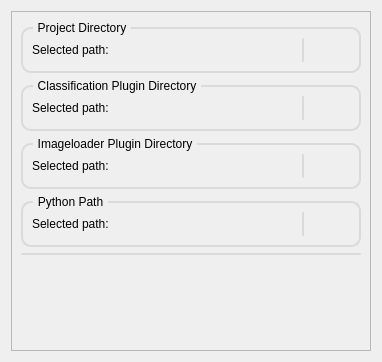
<?xml version="1.0" encoding="UTF-8"?>
<ui version="4.0">
 <class>ConfigurationDialog</class>
 <widget class="QDialog" name="ConfigurationDialog">
  <property name="windowModality">
   <enum>Qt::WindowModal</enum>
  </property>
  <property name="geometry">
   <rect>
    <x>0</x>
    <y>0</y>
    <width>382</width>
    <height>362</height>
   </rect>
  </property>
  <property name="windowTitle">
   <string>Configuration</string>
  </property>
  <property name="styleSheet">
   <string notr="true">QGroupBox {
          border: 2px solid rgb(218,218,218);
          border-radius: 10px;
          margin-top: 6px;
          }
          QGroupBox::title {
          subcontrol-origin: margin;
          left: 12px;
          padding: 0px 3px 0px 3px;
          }

          QScrollBar:horizontal
          {
          height: 15px;
          margin: 3px 15px 3px 15px;
          border: 1px transparent #2A2929;
          border-radius: 4px;
          background-color: #FAFAFA; /* white bg */
          }

          QScrollBar::handle:horizontal
          {
        background-color: #C2C2C2;      /* grey */
        min-width: 5px;
        border-radius: 4px;
    }

    QScrollBar::add-line:horizontal
    {
        margin: 0px 3px 0px 3px;
        border-image: url(:/UISymbols/UI_Triangle_Right.svg);
        width: 10px;
        height: 10px;
        subcontrol-position: right;
        subcontrol-origin: margin;
    }

    QScrollBar::sub-line:horizontal
    {
        margin: 0px 3px 0px 3px;
        border-image: url(:/UISymbols/UI_Triangle_Left.svg);
        height: 10px;
        width: 10px;
        subcontrol-position: left;
        subcontrol-origin: margin;
    }

    QScrollBar::add-line:horizontal:hover,QScrollBar::add-line:horizontal:on
    {
        border-image: url(:/UISymbols/UI_Triangle_Right.svg);
        height: 10px;
        width: 10px;
        subcontrol-position: right;
        subcontrol-origin: margin;
    }


    QScrollBar::sub-line:horizontal:hover, QScrollBar::sub-line:horizontal:on
    {
        border-image: url(:/UISymbols/UI_Triangle_Left.svg);
        height: 10px;
        width: 10px;
        subcontrol-position: left;
        subcontrol-origin: margin;
    }

    QScrollBar::up-arrow:horizontal, QScrollBar::down-arrow:horizontal
    {
        background: none;
    }


    QScrollBar::add-page:horizontal, QScrollBar::sub-page:horizontal
    {
        background: none;
    }

    QScrollBar:vertical
    {
        background-color: #FAFAFA;  /* white */
        width: 15px;
        margin: 15px 3px 15px 3px;
        border: 1px transparent #2A2929;
        border-radius: 4px;
    }

    QScrollBar::handle:vertical
    {
        background-color: #C2C2C2;         /* grey */
        min-height: 5px;
        border-radius: 4px;
    }

    QScrollBar::sub-line:vertical
    {
        margin: 3px 0px 3px 0px;
        border-image: url(:/UISymbols/UI_Triangle_Top.svg);
        height: 10px;
        width: 10px;
        subcontrol-position: top;
        subcontrol-origin: margin;
    }

    QScrollBar::add-line:vertical
    {
        margin: 3px 0px 3px 0px;
        border-image: url(:/UISymbols/UI_Triangle_Bottom.svg);
        height: 10px;
        width: 10px;
        subcontrol-position: bottom;
        subcontrol-origin: margin;
    }

    QScrollBar::sub-line:vertical:hover,QScrollBar::sub-line:vertical:on
    {
        border-image: url(:/UISymbols/UI_Triangle_Top.svg);
        height: 10px;
        width: 10px;
        subcontrol-position: top;
        subcontrol-origin: margin;
    }

    QScrollBar::add-line:vertical:hover, QScrollBar::add-line:vertical:on
    {
        border-image: url(:/UISymbols/UI_Triangle_Bottom.svg);
        height: 10px;
        width: 10px;
        subcontrol-position: bottom;
        subcontrol-origin: margin;
    }

    QScrollBar::up-arrow:vertical, QScrollBar::down-arrow:vertical
    {
        background: none;
    }

    QScrollBar::add-page:vertical, QScrollBar::sub-page:vertical
    {
        background: none;
    }</string>
  </property>
  <layout class="QGridLayout" name="gridLayout_6">
   <item row="0" column="0">
    <widget class="QFrame" name="frame">
     <property name="frameShape">
      <enum>QFrame::StyledPanel</enum>
     </property>
     <property name="frameShadow">
      <enum>QFrame::Raised</enum>
     </property>
     <layout class="QGridLayout" name="gridLayout">
      <item row="0" column="0">
       <layout class="QVBoxLayout" name="verticalLayout_4">
        <item>
         <widget class="QGroupBox" name="groupBox">
          <property name="title">
           <string>Project Directory</string>
          </property>
          <layout class="QHBoxLayout" name="horizontalLayout" stretch="1,0,0">
           <item>
            <layout class="QVBoxLayout" name="verticalLayout_3">
             <item>
              <layout class="QHBoxLayout" name="horizontalLayout_9">
               <item>
                <widget class="QLabel" name="label_selectedPath1">
                 <property name="sizePolicy">
                  <sizepolicy hsizetype="Maximum" vsizetype="Preferred">
                   <horstretch>0</horstretch>
                   <verstretch>0</verstretch>
                  </sizepolicy>
                 </property>
                 <property name="text">
                  <string>Selected path:</string>
                 </property>
                </widget>
               </item>
               <item>
                <widget class="QLabel" name="label_projectsDir">
                 <property name="text">
                  <string/>
                 </property>
                 <property name="scaledContents">
                  <bool>true</bool>
                 </property>
                </widget>
               </item>
              </layout>
             </item>
            </layout>
           </item>
           <item>
            <widget class="Line" name="line_2">
             <property name="styleSheet">
              <string notr="true">    border: none;
    background: rgb(218,218,218);
    border-radius: 1px;
    max-width: 2px;
    min-width: 2px;</string>
             </property>
             <property name="orientation">
              <enum>Qt::Vertical</enum>
             </property>
            </widget>
           </item>
           <item>
            <widget class="QPushButton" name="pushButton_projectDir">
             <property name="text">
              <string/>
             </property>
             <property name="icon">
              <iconset resource="../Resources/UI_Icons.qrc">
               <normaloff>:/UISymbols/UI_Folder_Icon.svg</normaloff>:/UISymbols/UI_Folder_Icon.svg</iconset>
             </property>
             <property name="flat">
              <bool>true</bool>
             </property>
            </widget>
           </item>
          </layout>
         </widget>
        </item>
        <item>
         <widget class="QGroupBox" name="groupBox_2">
          <property name="title">
           <string>Classification Plugin Directory</string>
          </property>
          <layout class="QHBoxLayout" name="horizontalLayout_4" stretch="1,0,0">
           <item>
            <layout class="QVBoxLayout" name="verticalLayout_2">
             <item>
              <layout class="QHBoxLayout" name="horizontalLayout_11">
               <item>
                <widget class="QLabel" name="label_selectedPath2">
                 <property name="sizePolicy">
                  <sizepolicy hsizetype="Maximum" vsizetype="Preferred">
                   <horstretch>0</horstretch>
                   <verstretch>0</verstretch>
                  </sizepolicy>
                 </property>
                 <property name="text">
                  <string>Selected path:</string>
                 </property>
                </widget>
               </item>
               <item>
                <widget class="QLabel" name="label_classificationDir">
                 <property name="text">
                  <string/>
                 </property>
                 <property name="scaledContents">
                  <bool>false</bool>
                 </property>
                </widget>
               </item>
              </layout>
             </item>
            </layout>
           </item>
           <item>
            <widget class="Line" name="line_3">
             <property name="styleSheet">
              <string notr="true">    border: none;
    background: rgb(218,218,218);
    border-radius: 1px;
    max-width: 2px;
    min-width: 2px;</string>
             </property>
             <property name="orientation">
              <enum>Qt::Vertical</enum>
             </property>
            </widget>
           </item>
           <item>
            <widget class="QPushButton" name="pushButton_classificationDir">
             <property name="text">
              <string/>
             </property>
             <property name="icon">
              <iconset resource="../Resources/UI_Icons.qrc">
               <normaloff>:/UISymbols/UI_Folder_Icon.svg</normaloff>:/UISymbols/UI_Folder_Icon.svg</iconset>
             </property>
             <property name="flat">
              <bool>true</bool>
             </property>
            </widget>
           </item>
          </layout>
         </widget>
        </item>
        <item>
         <widget class="QGroupBox" name="groupBox_3">
          <property name="title">
           <string>Imageloader Plugin Directory</string>
          </property>
          <layout class="QHBoxLayout" name="horizontalLayout_3" stretch="1,0,0">
           <item>
            <layout class="QVBoxLayout" name="verticalLayout_5">
             <item>
              <layout class="QHBoxLayout" name="horizontalLayout_13">
               <item>
                <widget class="QLabel" name="label_selectedPath3">
                 <property name="sizePolicy">
                  <sizepolicy hsizetype="Maximum" vsizetype="Preferred">
                   <horstretch>0</horstretch>
                   <verstretch>0</verstretch>
                  </sizepolicy>
                 </property>
                 <property name="text">
                  <string>Selected path:</string>
                 </property>
                </widget>
               </item>
               <item>
                <widget class="QLabel" name="label_imageLoaderDir">
                 <property name="text">
                  <string/>
                 </property>
                 <property name="scaledContents">
                  <bool>false</bool>
                 </property>
                </widget>
               </item>
              </layout>
             </item>
            </layout>
           </item>
           <item>
            <widget class="Line" name="line_4">
             <property name="styleSheet">
              <string notr="true">    border: none;
    background: rgb(218,218,218);
    border-radius: 1px;
    max-width: 2px;
    min-width: 2px;</string>
             </property>
             <property name="orientation">
              <enum>Qt::Vertical</enum>
             </property>
            </widget>
           </item>
           <item>
            <widget class="QPushButton" name="pushButton_imageLoaderDir">
             <property name="sizePolicy">
              <sizepolicy hsizetype="Fixed" vsizetype="Fixed">
               <horstretch>0</horstretch>
               <verstretch>0</verstretch>
              </sizepolicy>
             </property>
             <property name="text">
              <string/>
             </property>
             <property name="icon">
              <iconset resource="../Resources/UI_Icons.qrc">
               <normaloff>:/UISymbols/UI_Folder_Icon.svg</normaloff>:/UISymbols/UI_Folder_Icon.svg</iconset>
             </property>
             <property name="flat">
              <bool>true</bool>
             </property>
            </widget>
           </item>
          </layout>
         </widget>
        </item>
        <item>
         <widget class="QGroupBox" name="groupBox_4">
          <property name="title">
           <string>Python Path</string>
          </property>
          <layout class="QHBoxLayout" name="horizontalLayout_2" stretch="1,0,0">
           <item>
            <layout class="QVBoxLayout" name="verticalLayout_6">
             <item>
              <layout class="QHBoxLayout" name="horizontalLayout_14">
               <item>
                <widget class="QLabel" name="label_selectedPath4">
                 <property name="sizePolicy">
                  <sizepolicy hsizetype="Maximum" vsizetype="Preferred">
                   <horstretch>0</horstretch>
                   <verstretch>0</verstretch>
                  </sizepolicy>
                 </property>
                 <property name="text">
                  <string>Selected path:</string>
                 </property>
                </widget>
               </item>
               <item>
                <widget class="QLabel" name="label_pythonPath">
                 <property name="text">
                  <string/>
                 </property>
                 <property name="scaledContents">
                  <bool>false</bool>
                 </property>
                </widget>
               </item>
              </layout>
             </item>
            </layout>
           </item>
           <item>
            <widget class="Line" name="line_5">
             <property name="styleSheet">
              <string notr="true">    border: none;
    background: rgb(218,218,218);
    border-radius: 1px;
    max-width: 2px;
    min-width: 2px;</string>
             </property>
             <property name="orientation">
              <enum>Qt::Vertical</enum>
             </property>
            </widget>
           </item>
           <item>
            <widget class="QPushButton" name="pushButton_pythonPath">
             <property name="sizePolicy">
              <sizepolicy hsizetype="Fixed" vsizetype="Fixed">
               <horstretch>0</horstretch>
               <verstretch>0</verstretch>
              </sizepolicy>
             </property>
             <property name="text">
              <string/>
             </property>
             <property name="icon">
              <iconset resource="../Resources/UI_Icons.qrc">
               <normaloff>:/UISymbols/Python_Icon.svg</normaloff>:/UISymbols/Python_Icon.svg</iconset>
             </property>
             <property name="flat">
              <bool>true</bool>
             </property>
            </widget>
           </item>
          </layout>
         </widget>
        </item>
        <item>
         <widget class="Line" name="line">
          <property name="sizePolicy">
           <sizepolicy hsizetype="Minimum" vsizetype="Fixed">
            <horstretch>0</horstretch>
            <verstretch>0</verstretch>
           </sizepolicy>
          </property>
          <property name="styleSheet">
           <string notr="true">    border: none;
    background: rgb(218,218,218);
    border-radius: 1px;
    max-height: 2px;
    min-height: 2px;</string>
          </property>
          <property name="orientation">
           <enum>Qt::Horizontal</enum>
          </property>
         </widget>
        </item>
        <item>
         <widget class="QLabel" name="label_error">
          <property name="styleSheet">
           <string notr="true">QLabel { color : red; }</string>
          </property>
          <property name="text">
           <string>&lt;error&gt;</string>
          </property>
         </widget>
        </item>
        <item>
         <layout class="QHBoxLayout" name="horizontalLayout_8">
          <item>
           <spacer name="horizontalSpacer_5">
            <property name="orientation">
             <enum>Qt::Horizontal</enum>
            </property>
            <property name="sizeHint" stdset="0">
             <size>
              <width>238</width>
              <height>20</height>
             </size>
            </property>
           </spacer>
          </item>
          <item>
           <widget class="QPushButton" name="pushButton_apply">
            <property name="layoutDirection">
             <enum>Qt::RightToLeft</enum>
            </property>
            <property name="text">
             <string/>
            </property>
            <property name="icon">
             <iconset resource="../Resources/UI_Icons.qrc">
              <normaloff>:/UISymbols/UI_Save_Icon.svg</normaloff>:/UISymbols/UI_Save_Icon.svg</iconset>
            </property>
            <property name="iconSize">
             <size>
              <width>30</width>
              <height>19</height>
             </size>
            </property>
            <property name="flat">
             <bool>true</bool>
            </property>
           </widget>
          </item>
         </layout>
        </item>
       </layout>
      </item>
     </layout>
    </widget>
   </item>
  </layout>
 </widget>
 <resources>
  <include location="../Resources/UI_Icons.qrc"/>
  <include location="../Resources/UI_Icons.qrc"/>
 </resources>
 <connections/>
</ui>
